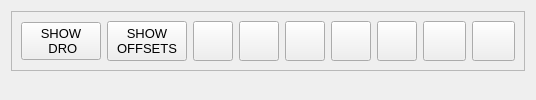
               <widget class="QWidget" name="tab_plot">
                <attribute name="title">
                 <string>  PLOT  </string>
                </attribute>
                <layout class="QVBoxLayout" name="verticalLayout_20">
                 <item>
                  <widget class="QFrame" name="frame_5">
                   <property name="frameShape">
                    <enum>QFrame::StyledPanel</enum>
                   </property>
                   <property name="frameShadow">
                    <enum>QFrame::Raised</enum>
                   </property>
                   <layout class="QHBoxLayout" name="horizontalLayout_7">
                    <item>
                     <widget class="QPushButton" name="btn_show_dro">
                      <property name="font">
                       <font>
                        <pointsize>10</pointsize>
                       </font>
                      </property>
                      <property name="text">
                       <string>SHOW
 DRO</string>
                      </property>
                      <property name="checkable">
                       <bool>true</bool>
                      </property>
                     </widget>
                    </item>
                    <item>
                     <widget class="ActionButton" name="btn_show_offsets">
                      <property name="minimumSize">
                       <size>
                        <width>0</width>
                        <height>40</height>
                       </size>
                      </property>
                      <property name="font">
                       <font>
                        <pointsize>10</pointsize>
                       </font>
                      </property>
                      <property name="text">
                       <string>SHOW
OFFSETS</string>
                      </property>
                      <property name="checkable">
                       <bool>true</bool>
                      </property>
                      <property name="indicator_option" stdset="0">
                       <bool>false</bool>
                      </property>
                      <property name="indicator_HAL_pin_option" stdset="0">
                       <bool>false</bool>
                      </property>
                      <property name="indicator_status_option" stdset="0">
                       <bool>false</bool>
                      </property>
                      <property name="checked_state_text_option" stdset="0">
                       <bool>false</bool>
                      </property>
                      <property name="on_color" stdset="0">
                       <color>
                        <red>255</red>
                        <green>0</green>
                        <blue>0</blue>
                       </color>
                      </property>
                      <property name="shape_option" stdset="0">
                       <number>0</number>
                      </property>
                      <property name="off_color" stdset="0">
                       <color>
                        <red>0</red>
                        <green>0</green>
                        <blue>0</blue>
                       </color>
                      </property>
                      <property name="indicator_size" stdset="0">
                       <double>0.300000000000000</double>
                      </property>
                      <property name="circle_diameter" stdset="0">
                       <double>10.000000000000000</double>
                      </property>
                      <property name="right_edge_offset" stdset="0">
                       <double>0.000000000000000</double>
                      </property>
                      <property name="top_edge_offset" stdset="0">
                       <double>0.000000000000000</double>
                      </property>
                      <property name="corner_radius" stdset="0">
                       <double>5.000000000000000</double>
                      </property>
                      <property name="height_fraction" stdset="0">
                       <double>0.300000000000000</double>
                      </property>
                      <property name="width_fraction" stdset="0">
                       <double>0.900000000000000</double>
                      </property>
                      <property name="true_state_string" stdset="0">
                       <string>True</string>
                      </property>
                      <property name="false_state_string" stdset="0">
                       <string>False</string>
                      </property>
                      <property name="true_python_cmd_string" stdset="0">
                       <string>print&quot;true command&quot;</string>
                      </property>
                      <property name="false_python_cmd_string" stdset="0">
                       <string>print&quot;false command&quot;</string>
                      </property>
                      <property name="invert_the_status" stdset="0">
                       <bool>false</bool>
                      </property>
                      <property name="is_paused_status" stdset="0">
                       <bool>false</bool>
                      </property>
                      <property name="is_estopped_status" stdset="0">
                       <bool>false</bool>
                      </property>
                      <property name="is_on_status" stdset="0">
                       <bool>false</bool>
                      </property>
                      <property name="is_idle_status" stdset="0">
                       <bool>false</bool>
                      </property>
                      <property name="is_homed_status" stdset="0">
                       <bool>false</bool>
                      </property>
                      <property name="is_flood_status" stdset="0">
                       <bool>false</bool>
                      </property>
                      <property name="is_mist_status" stdset="0">
                       <bool>false</bool>
                      </property>
                      <property name="is_block_delete_status" stdset="0">
                       <bool>false</bool>
                      </property>
                      <property name="is_optional_stop_status" stdset="0">
                       <bool>false</bool>
                      </property>
                      <property name="is_joint_homed_status" stdset="0">
                       <bool>false</bool>
                      </property>
                      <property name="is_limits_overridden_status" stdset="0">
                       <bool>false</bool>
                      </property>
                      <property name="is_manual_status" stdset="0">
                       <bool>false</bool>
                      </property>
                      <property name="is_mdi_status" stdset="0">
                       <bool>false</bool>
                      </property>
                      <property name="is_auto_status" stdset="0">
                       <bool>false</bool>
                      </property>
                      <property name="is_spindle_stopped_status" stdset="0">
                       <bool>false</bool>
                      </property>
                      <property name="is_spindle_fwd_status" stdset="0">
                       <bool>false</bool>
                      </property>
                      <property name="is_spindle_rev_status" stdset="0">
                       <bool>false</bool>
                      </property>
                      <property name="joint_number_status" stdset="0">
                       <number>0</number>
                      </property>
                      <property name="view_change_action" stdset="0">
                       <bool>true</bool>
                      </property>
                      <property name="template_label_option" stdset="0">
                       <bool>false</bool>
                      </property>
                      <property name="joint_number" stdset="0">
                       <number>0</number>
                      </property>
                      <property name="incr_imperial_number" stdset="0">
                       <double>0.010000000000000</double>
                      </property>
                      <property name="incr_mm_number" stdset="0">
                       <double>0.025000000000000</double>
                      </property>
                      <property name="incr_angular_number" stdset="0">
                       <double>-1.000000000000000</double>
                      </property>
                      <property name="toggle_float_option" stdset="0">
                       <bool>false</bool>
                      </property>
                      <property name="float_num" stdset="0">
                       <double>0.300000000000000</double>
                      </property>
                      <property name="float_alt_num" stdset="0">
                       <double>50.000000000000000</double>
                      </property>
                      <property name="view_type_string" stdset="0">
                       <string>p</string>
                      </property>
                      <property name="command_text_string" stdset="0">
                       <string/>
                      </property>
                      <property name="ini_mdi_number" stdset="0">
                       <number>0</number>
                      </property>
                      <property name="textTemplate" stdset="0">
                       <string>%1.3f in</string>
                      </property>
                      <property name="alt_textTemplate" stdset="0">
                       <string>%1.2f mm</string>
                      </property>
                     </widget>
                    </item>
                    <item>
                     <widget class="ActionButton" name="btn_clear_preview">
                      <property name="minimumSize">
                       <size>
                        <width>0</width>
                        <height>40</height>
                       </size>
                      </property>
                      <property name="text">
                       <string/>
                      </property>
                      <property name="icon">
                       <iconset resource="lathezy_qt.qrc">
                        <normaloff>:/images/lathezy_qt-images/clear.png</normaloff>:/images/lathezy_qt-images/clear.png</iconset>
                      </property>
                      <property name="iconSize">
                       <size>
                        <width>22</width>
                        <height>22</height>
                       </size>
                      </property>
                      <property name="indicator_option" stdset="0">
                       <bool>false</bool>
                      </property>
                      <property name="indicator_HAL_pin_option" stdset="0">
                       <bool>false</bool>
                      </property>
                      <property name="indicator_status_option" stdset="0">
                       <bool>false</bool>
                      </property>
                      <property name="checked_state_text_option" stdset="0">
                       <bool>false</bool>
                      </property>
                      <property name="python_command_option" stdset="0">
                       <bool>false</bool>
                      </property>
                      <property name="on_color" stdset="0">
                       <color>
                        <red>255</red>
                        <green>0</green>
                        <blue>0</blue>
                       </color>
                      </property>
                      <property name="shape_option" stdset="0">
                       <number>0</number>
                      </property>
                      <property name="off_color" stdset="0">
                       <color>
                        <red>0</red>
                        <green>0</green>
                        <blue>0</blue>
                       </color>
                      </property>
                      <property name="indicator_size" stdset="0">
                       <double>0.300000000000000</double>
                      </property>
                      <property name="circle_diameter" stdset="0">
                       <double>10.000000000000000</double>
                      </property>
                      <property name="right_edge_offset" stdset="0">
                       <double>0.000000000000000</double>
                      </property>
                      <property name="top_edge_offset" stdset="0">
                       <double>0.000000000000000</double>
                      </property>
                      <property name="corner_radius" stdset="0">
                       <double>5.000000000000000</double>
                      </property>
                      <property name="height_fraction" stdset="0">
                       <double>0.300000000000000</double>
                      </property>
                      <property name="width_fraction" stdset="0">
                       <double>0.900000000000000</double>
                      </property>
                      <property name="true_state_string" stdset="0">
                       <string>True</string>
                      </property>
                      <property name="false_state_string" stdset="0">
                       <string>False</string>
                      </property>
                      <property name="true_python_cmd_string" stdset="0">
                       <string>print&quot;true command&quot;</string>
                      </property>
                      <property name="false_python_cmd_string" stdset="0">
                       <string>print&quot;false command&quot;</string>
                      </property>
                      <property name="invert_the_status" stdset="0">
                       <bool>false</bool>
                      </property>
                      <property name="is_paused_status" stdset="0">
                       <bool>false</bool>
                      </property>
                      <property name="is_estopped_status" stdset="0">
                       <bool>false</bool>
                      </property>
                      <property name="is_on_status" stdset="0">
                       <bool>false</bool>
                      </property>
                      <property name="is_idle_status" stdset="0">
                       <bool>false</bool>
                      </property>
                      <property name="is_homed_status" stdset="0">
                       <bool>false</bool>
                      </property>
                      <property name="is_flood_status" stdset="0">
                       <bool>false</bool>
                      </property>
                      <property name="is_mist_status" stdset="0">
                       <bool>false</bool>
                      </property>
                      <property name="is_block_delete_status" stdset="0">
                       <bool>false</bool>
                      </property>
                      <property name="is_optional_stop_status" stdset="0">
                       <bool>false</bool>
                      </property>
                      <property name="is_joint_homed_status" stdset="0">
                       <bool>false</bool>
                      </property>
                      <property name="is_limits_overridden_status" stdset="0">
                       <bool>false</bool>
                      </property>
                      <property name="is_manual_status" stdset="0">
                       <bool>false</bool>
                      </property>
                      <property name="is_mdi_status" stdset="0">
                       <bool>false</bool>
                      </property>
                      <property name="is_auto_status" stdset="0">
                       <bool>false</bool>
                      </property>
                      <property name="is_spindle_stopped_status" stdset="0">
                       <bool>false</bool>
                      </property>
                      <property name="is_spindle_fwd_status" stdset="0">
                       <bool>false</bool>
                      </property>
                      <property name="is_spindle_rev_status" stdset="0">
                       <bool>false</bool>
                      </property>
                      <property name="joint_number_status" stdset="0">
                       <number>0</number>
                      </property>
                      <property name="view_change_action" stdset="0">
                       <bool>true</bool>
                      </property>
                      <property name="template_label_option" stdset="0">
                       <bool>false</bool>
                      </property>
                      <property name="joint_number" stdset="0">
                       <number>0</number>
                      </property>
                      <property name="incr_imperial_number" stdset="0">
                       <double>0.010000000000000</double>
                      </property>
                      <property name="incr_mm_number" stdset="0">
                       <double>0.025000000000000</double>
                      </property>
                      <property name="incr_angular_number" stdset="0">
                       <double>-1.000000000000000</double>
                      </property>
                      <property name="toggle_float_option" stdset="0">
                       <bool>false</bool>
                      </property>
                      <property name="float_num" stdset="0">
                       <double>0.300000000000000</double>
                      </property>
                      <property name="float_alt_num" stdset="0">
                       <double>50.000000000000000</double>
                      </property>
                      <property name="view_type_string" stdset="0">
                       <string>Y2</string>
                      </property>
                      <property name="command_text_string" stdset="0">
                       <string/>
                      </property>
                      <property name="ini_mdi_number" stdset="0">
                       <number>0</number>
                      </property>
                      <property name="textTemplate" stdset="0">
                       <string>%1.3f in</string>
                      </property>
                      <property name="alt_textTemplate" stdset="0">
                       <string>%1.2f mm</string>
                      </property>
                     </widget>
                    </item>
                    <item>
                     <widget class="QPushButton" name="btn_pan_up">
                      <property name="minimumSize">
                       <size>
                        <width>0</width>
                        <height>40</height>
                       </size>
                      </property>
                      <property name="text">
                       <string/>
                      </property>
                      <property name="icon">
                       <iconset resource="lathezy_qt.qrc">
                        <normaloff>:/images/lathezy_qt-images/go-up.png</normaloff>:/images/lathezy_qt-images/go-up.png</iconset>
                      </property>
                      <property name="iconSize">
                       <size>
                        <width>32</width>
                        <height>32</height>
                       </size>
                      </property>
                     </widget>
                    </item>
                    <item>
                     <widget class="QPushButton" name="btn_pan_down">
                      <property name="minimumSize">
                       <size>
                        <width>0</width>
                        <height>40</height>
                       </size>
                      </property>
                      <property name="text">
                       <string/>
                      </property>
                      <property name="icon">
                       <iconset resource="lathezy_qt.qrc">
                        <normaloff>:/images/lathezy_qt-images/go-down.png</normaloff>:/images/lathezy_qt-images/go-down.png</iconset>
                      </property>
                      <property name="iconSize">
                       <size>
                        <width>32</width>
                        <height>32</height>
                       </size>
                      </property>
                     </widget>
                    </item>
                    <item>
                     <widget class="QPushButton" name="btn_pan_left">
                      <property name="minimumSize">
                       <size>
                        <width>0</width>
                        <height>40</height>
                       </size>
                      </property>
                      <property name="text">
                       <string/>
                      </property>
                      <property name="icon">
                       <iconset resource="lathezy_qt.qrc">
                        <normaloff>:/images/lathezy_qt-images/go-previous.png</normaloff>:/images/lathezy_qt-images/go-previous.png</iconset>
                      </property>
                      <property name="iconSize">
                       <size>
                        <width>32</width>
                        <height>32</height>
                       </size>
                      </property>
                     </widget>
                    </item>
                    <item>
                     <widget class="QPushButton" name="btn_pan_right">
                      <property name="minimumSize">
                       <size>
                        <width>0</width>
                        <height>40</height>
                       </size>
                      </property>
                      <property name="text">
                       <string/>
                      </property>
                      <property name="icon">
                       <iconset resource="lathezy_qt.qrc">
                        <normaloff>:/images/lathezy_qt-images/go-next.png</normaloff>:/images/lathezy_qt-images/go-next.png</iconset>
                      </property>
                      <property name="iconSize">
                       <size>
                        <width>32</width>
                        <height>32</height>
                       </size>
                      </property>
                     </widget>
                    </item>
                    <item>
                     <widget class="ActionButton" name="btn_zoom_in">
                      <property name="minimumSize">
                       <size>
                        <width>0</width>
                        <height>40</height>
                       </size>
                      </property>
                      <property name="font">
                       <font>
                        <pointsize>10</pointsize>
                       </font>
                      </property>
                      <property name="toolTip">
                       <string>Zoom In</string>
                      </property>
                      <property name="icon">
                       <iconset resource="lathezy_qt.qrc">
                        <normaloff>:/images/lathezy_qt-images/zoom-in.png</normaloff>:/images/lathezy_qt-images/zoom-in.png</iconset>
                      </property>
                      <property name="iconSize">
                       <size>
                        <width>22</width>
                        <height>22</height>
                       </size>
                      </property>
                      <property name="view_change_action" stdset="0">
                       <bool>true</bool>
                      </property>
                      <property name="view_type_string" stdset="0">
                       <string>zoom-in</string>
                      </property>
                     </widget>
                    </item>
                    <item>
                     <widget class="ActionButton" name="btn_zoom_out">
                      <property name="minimumSize">
                       <size>
                        <width>0</width>
                        <height>40</height>
                       </size>
                      </property>
                      <property name="font">
                       <font>
                        <pointsize>10</pointsize>
                       </font>
                      </property>
                      <property name="toolTip">
                       <string>Zoom Out</string>
                      </property>
                      <property name="icon">
                       <iconset resource="lathezy_qt.qrc">
                        <normaloff>:/images/lathezy_qt-images/zoom-out.png</normaloff>:/images/lathezy_qt-images/zoom-out.png</iconset>
                      </property>
                      <property name="iconSize">
                       <size>
                        <width>22</width>
                        <height>22</height>
                       </size>
                      </property>
                      <property name="view_change_action" stdset="0">
                       <bool>true</bool>
                      </property>
                      <property name="view_type_string" stdset="0">
                       <string>zoom-out</string>
                      </property>
                     </widget>
                    </item>
                   </layout>
                  </widget>
                 </item>
                 <item>
                  <widget class="GCodeGraphics" name="gcodegraphics">
                   <property name="sizePolicy">
                    <sizepolicy hsizetype="MinimumExpanding" vsizetype="MinimumExpanding">
                     <horstretch>0</horstretch>
                     <verstretch>0</verstretch>
                    </sizepolicy>
                   </property>
                   <property name="minimumSize">
                    <size>
                     <width>0</width>
                     <height>0</height>
                    </size>
                   </property>
                   <property name="maximumSize">
                    <size>
                     <width>16777215</width>
                     <height>16777215</height>
                    </size>
                   </property>
                   <property name="styleSheet">
                    <string notr="true"/>
                   </property>
                   <property name="_view" stdset="0">
                    <string>Y2</string>
                   </property>
                   <property name="_dtg" stdset="0">
                    <bool>false</bool>
                   </property>
                   <property name="_overlay" stdset="0">
                    <bool>false</bool>
                   </property>
                   <property name="_offsets" stdset="0">
                    <bool>false</bool>
                   </property>
                   <property name="background_color" stdset="0">
                    <color>
                     <red>0</red>
                     <green>0</green>
                     <blue>0</blue>
                    </color>
                   </property>
                   <property name="overlay" stdset="0">
                    <bool>true</bool>
                   </property>
                  </widget>
                 </item>
                </layout>
               </widget>
